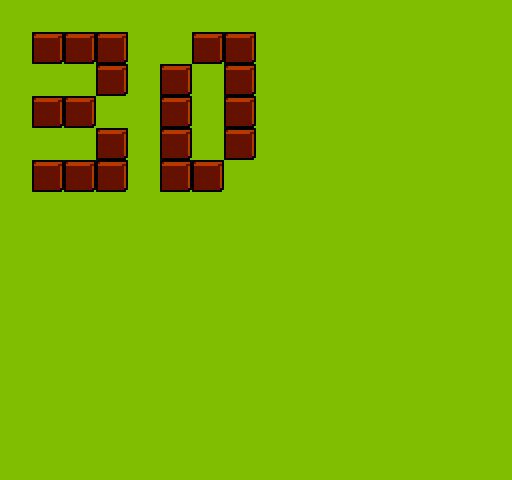

The image is a tile-based game level rendered from a .tmx file. Its description and complete source (layers, tilesets, objects, tile grids) follow:
An orthogonal 16x15 tile map with 32x32 px tiles, 1 tile layer (Tile Layer 1).

<map version="1.0" orientation="orthogonal" renderorder="right-down" width="16" height="15" tilewidth="32" tileheight="32" nextobjectid="1">
 <tileset firstgid="1" name="t" tilewidth="32" tileheight="32" tilecount="56">
  <image source="MetaTiles.png" width="256" height="255" />
 </tileset>
 <layer name="Tile Layer 1" width="16" height="15">
  <data encoding="csv">
1,1,1,1,1,1,1,1,1,1,1,1,1,1,1,1,
1,3,3,3,1,1,3,3,1,1,1,1,1,1,1,1,
1,1,1,3,1,3,1,3,1,1,1,1,1,1,1,1,
1,3,3,1,1,3,1,3,1,1,1,1,1,1,1,1,
1,1,1,3,1,3,1,3,1,1,1,1,1,1,1,1,
1,3,3,3,1,3,3,1,1,1,1,1,1,1,1,1,
1,1,1,1,1,1,1,1,1,1,1,1,1,1,1,1,
1,1,1,1,1,1,1,1,1,1,1,1,1,1,1,1,
1,1,1,1,1,1,1,1,1,1,1,1,1,1,1,1,
1,1,1,1,1,1,1,1,1,1,1,1,1,1,1,1,
1,1,1,1,1,1,1,1,1,1,1,1,1,1,1,1,
1,1,1,1,1,1,1,1,1,1,1,1,1,1,1,1,
1,1,1,1,1,1,1,1,1,1,1,1,1,1,1,1,
1,1,1,1,1,1,1,1,1,1,1,1,1,1,1,1,
1,1,1,1,1,1,1,1,1,1,1,1,1,1,1,1
</data>
 </layer>
</map>
